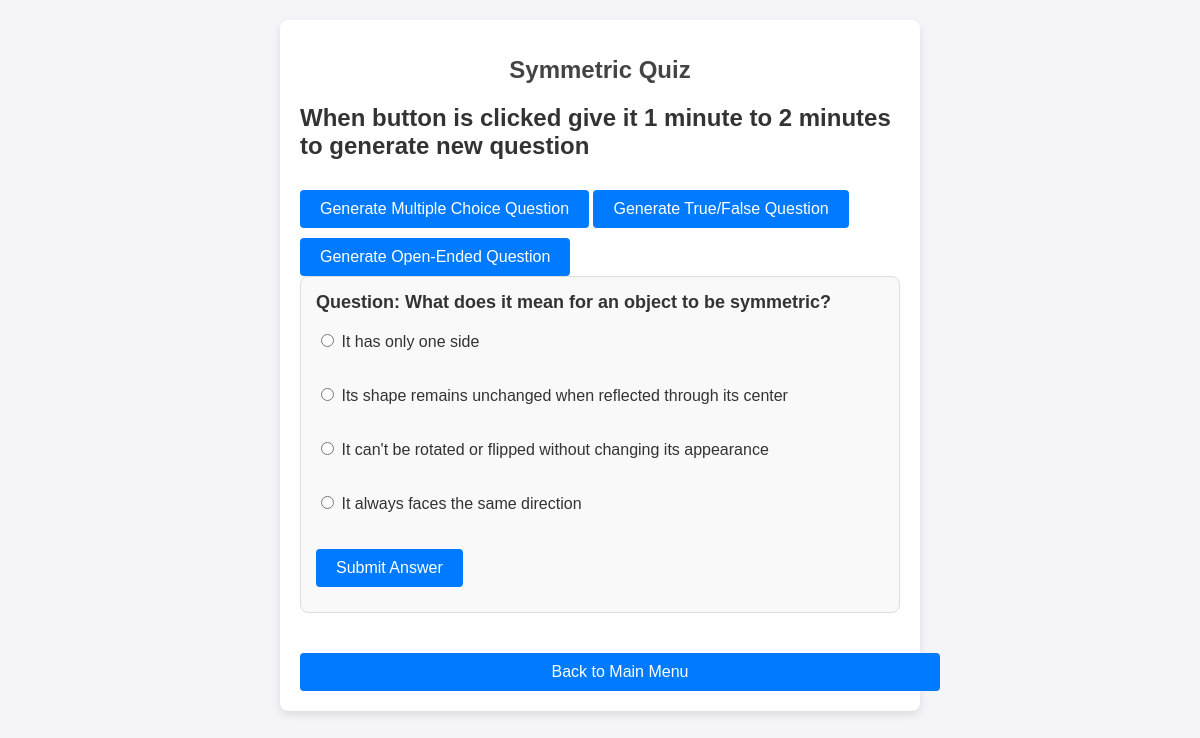
/quiz/focused/1/, run on the app's committed database.
### home/models.py (models this page shows, shortened)
class Topic(models.Model):
    name = models.CharField(max_length=255, unique=True)

class QuizQuestion(models.Model):
    QUESTION_TYPES = [
        ('MC', 'Multiple Choice'),
        ('TF', 'True/False'),
        ('OE', 'Open-ended')
    ]
    text = models.TextField()
    question_type = models.CharField(max_length=2, choices=QUESTION_TYPES)
    topic = models.ForeignKey(Topic, related_name="questions", on_delete=models.CASCADE, null=True, blank=True)

class AnswerOption(models.Model):
    question = models.ForeignKey(QuizQuestion, related_name="options", on_delete=models.CASCADE)
    text = models.CharField(max_length=255)
    is_correct = models.BooleanField(default=False)

### home/views.py (the view)
# urls.py: path('quiz/<str:quiz_type>/', views.quiz_screen, name='quiz_screen'),
def quiz_screen(request, quiz_type, topic_id=None):
    topic_text = "general knowledge in network security"
    topic = None
    if quiz_type == 'focused' and topic_id:
        topic = get_object_or_404(Topic, id=topic_id)
        topic_text = topic.name
        questions = list(QuizQuestion.objects.filter(topic=topic)[:5])  # Adjust limit as needed
    else:
        questions = list(QuizQuestion.objects.filter(topic__isnull=True)[:5])  # Adjust limit as needed
    return render(request, 'html/quizScreen.html', {
        'questions': questions,
        'quiz_type': quiz_type,
        'topic': topic_text if topic else "General"
    })

### templates/html/quizScreen.html (shortened to what this page needs)
<!DOCTYPE html>
<html lang="en">
<head>
    {% load static %}
    <link rel="stylesheet" href="{% static 'css/quizScreen.css' %}">
</head>
<body>
    <div class="container">
        <h1>{{ topic }} Quiz</h1>
        <h2>When button is clicked give it 1 minute to 2 minutes to generate new question</h2>
        <div class="button-group">
            <button onclick="generateQuestion('MC')">Generate Multiple Choice Question</button>
            <button onclick="generateQuestion('TF')">Generate True/False Question</button>
            <button onclick="generateQuestion('OE')">Generate Open-Ended Question</button>
        </div>
        <div id="quiz-section">
            {% for question in questions %}
                <div class="question" data-question-id="{{ question.id }}">
                    <p><strong>Question:</strong> {{ question.text }}</p>
                    {% if question.question_type == 'MC' or question.question_type == 'TF' %}
                        <form class="answer-form">
                            {% for option in question.options.all %}
                                <label>
                                    <input type="radio" name="answer-{{ question.id }}" value="{{ option.id }}">
                                    {{ option.text }}
                                </label><br>
                            {% endfor %}
                            <button type="button" onclick="submitAnswer({{ question.id }})">Submit Answer</button>
                        </form>
                    {% elif question.question_type == 'OE' %}
                        <form class="answer-form">
                            <textarea name="open_ended_response" rows="3" placeholder="Type your answer here..."></textarea><br>
                            <button type="button" onclick="submitAnswer({{ question.id }})">Submit Answer</button>
                        </form>
                    {% endif %}
                    <p class="feedback" id="feedback-{{ question.id }}"></p>
                </div>
            {% endfor %}
        </div>
        <a href="{% url 'main_menu' %}" class="back-button">Back to Main Menu</a>
    </div>
</body>
</html>

### static/css/quizScreen.css (style rules this page uses)
body { font-family: Arial, sans-serif; background-color: #f4f4f9; color: #333; }
.container { max-width: 600px; margin: 20px auto; padding: 20px; background-color: #fff; border-radius: 8px; box-shadow: 0 4px 8px rgba(0, 0, 0, 0.1); }
h1 { font-size: 24px; color: #444; text-align: center; margin-bottom: 20px; }
.question { margin-bottom: 20px; padding: 15px; background-color: #f9f9f9; border-radius: 8px; border: 1px solid #ddd; }
.question p { font-size: 18px; margin: 0; padding-bottom: 10px; font-weight: bold; }
label { display: block; font-size: 16px; margin: 8px 0; cursor: pointer; }
button { margin-top: 10px; padding: 10px 20px; background-color: #007bff; color: #fff; border: none; border-radius: 4px; cursor: pointer; font-size: 16px; }
.feedback { font-weight: bold; margin-top: 10px; font-size: 16px; }
.back-button { display: inline-block; margin-top: 20px; padding: 10px 20px; background-color: #007bff; color: #fff; text-decoration: none; border-radius: 4px; text-align: center; width: 100%; }

### data on the page
Topic: name "Symmetric"
QuizQuestion: text "What does it mean for an object to be symmetric?"
AnswerOption: text "It has only one side"
AnswerOption: text "Its shape remains unchanged when reflected through its center"
AnswerOption: text "It can't be rotated or flipped without changing its appearance"
AnswerOption: text "It always faces the same direction"
